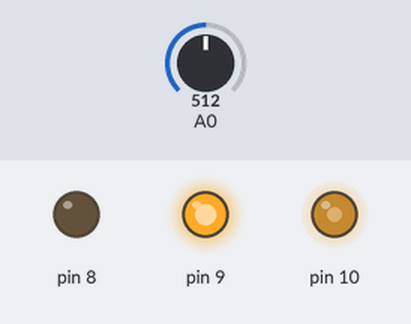
The sketch below on a simulated Arduino Uno, built with avr-gcc and run on an emulated ATmega328P. Shown: output pins drawn as LEDs (lit = HIGH). The inputs (shaded band) are chosen by the test bench; at power-on: A0 = 512.

Above: at 1.2 s.
1.3 s: A0 set to 716
At 2.0 s:
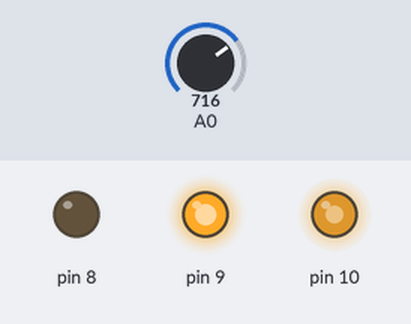
2.8 s: A0 set to 900
At 3.3 s:
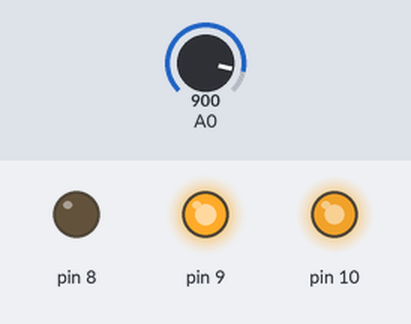
4.3 s: A0 set to 122
At 4.6 s:
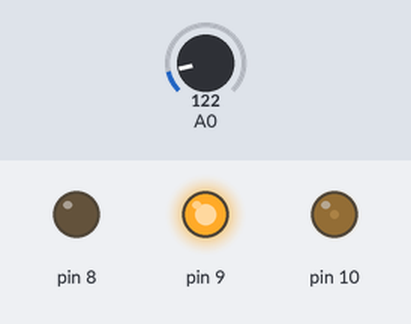
5.8 s: A0 set to 0
At 7.0 s:
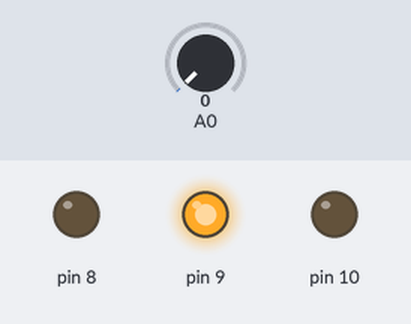
7.3 s: A0 set to 511
At 8.5 s:
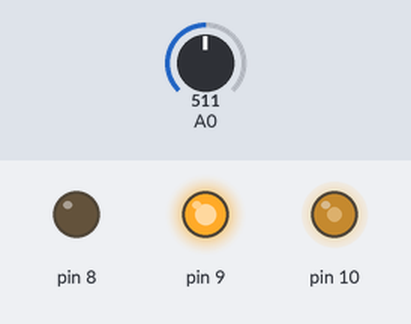
Timing chart, 0 to 9.8 s (numbered marks = the images above; inputs shaded):
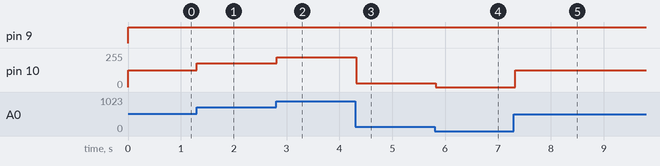

The sketch:

L298Npot.ino
```cpp
//mohsenkmt
int v=0;
void setup() {
 pinMode(9, OUTPUT);
 pinMode(8, OUTPUT);
 pinMode(10, OUTPUT);

}

void loop() {
int p=analogRead(A0);
v=map(p,0,1023,0,255);
digitalWrite(9, HIGH);
digitalWrite(8, LOW);
analogWrite(10, v);
delay(50);
}
```

Measured:
- after the input at 1.3 s, pin 10: 127/255 → 178/255 at once
- after the input at 2.8 s, pin 10: 178/255 → 224/255 at once
- after the input at 4.3 s, pin 10: 224/255 → 30/255 at once
- after the input at 5.8 s, pin 10: 30/255 → 0/255 at once
- after the input at 7.3 s, pin 10: 0/255 → 127/255 at once
